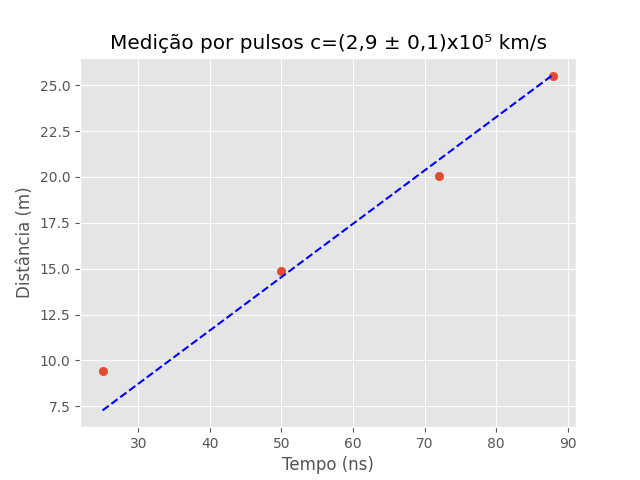

The Python source for this figure:
import LabIFSC2 as lab
from LabIFSC2 import Medida
import matplotlib.pyplot as plt
from scipy.optimize import curve_fit
import numpy as np 

distancias=2*lab.arrayM([472,743,1003,1276],"cm",5)
tempos=lab.arrayM([25,50,72,88],"ns",1)

unidade_distancia="m"
unidade_tempo="ns"

plt.style.use("ggplot")
figure,axis=plt.subplots()
a,pcov=curve_fit(lambda x,a: a*x,
                     lab.nominais(tempos,unidade_tempo),
                     lab.nominais(distancias,unidade_distancia))
c=Medida(a[0],f"{unidade_distancia}/{unidade_tempo}",np.sqrt(pcov[0][0]))
x_values=lab.linspaceM(min(lab.nominais(tempos,unidade_tempo)),
                     max(lab.nominais(tempos,unidade_tempo)),100,unidade_tempo,0)
axis.set_xlabel(f"Tempo ({unidade_tempo})")
axis.set_ylabel(f"Distância ({unidade_distancia})")
axis.set_title(f"Medição por pulsos c={c:km/s}")
axis.scatter(lab.nominais(tempos,unidade_tempo),
             lab.nominais(distancias,unidade_distancia),
             label="Medições experimentais")


axis.plot(lab.nominais(x_values,unidade_tempo),lab.nominais(x_values*c,unidade_distancia),
             label=f"Ajuste linear",color="blue",linestyle="dashed")

axis.legend(loc="upper center", bbox_to_anchor=(0.5, -0.5), fancybox=True, shadow=True)
figure.savefig("pulsos.png")